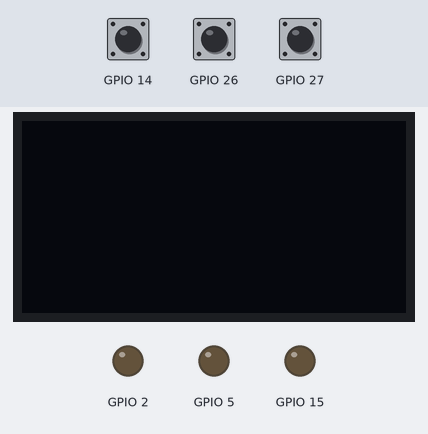
Bench run of a sketch on a simulated ESP32. Parts: 128×64 one-colour display, output pins drawn as LEDs (lit = HIGH). The test bench sets the inputs (shaded band); at power-on: GPIO 14 HIGH, GPIO 27 HIGH, GPIO 26 HIGH. Random numbers use the default seed unless the sketch sets one.

Above: at 1.2 s.
1.3 s: GPIO 14 pulled LOW for 0.15 s
At 1.85 s:
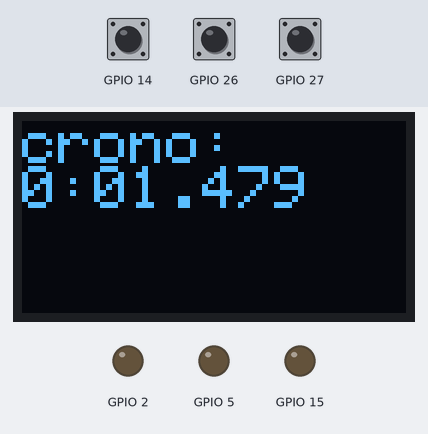
2.0 s: GPIO 27 pulled LOW for 0.15 s
At 2.38 s:
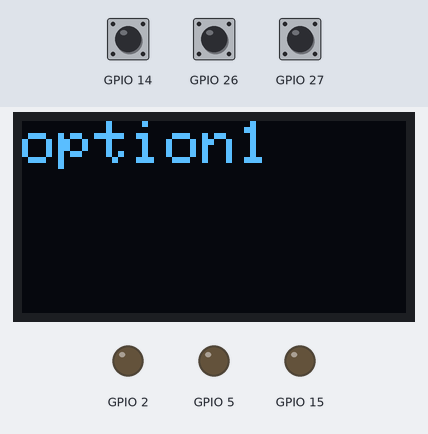
2.7 s: GPIO 14 pulled LOW for 1 s
At 3.49 s:
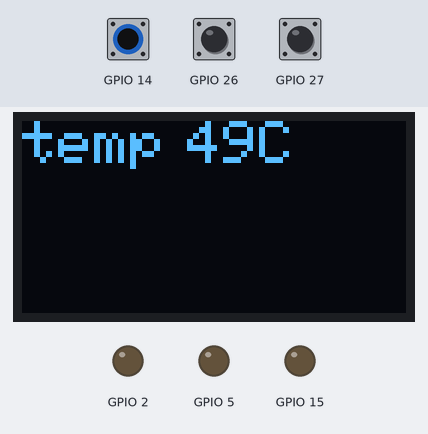
4.3 s: GPIO 26 pulled LOW for 0.15 s
At 4.66 s:
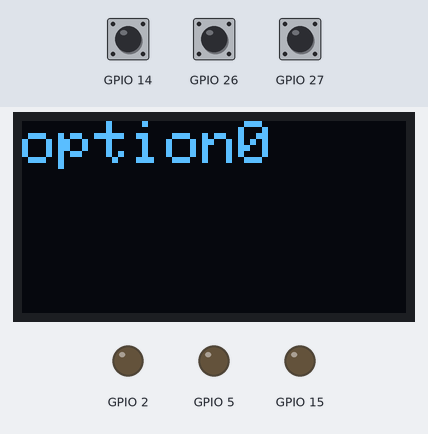
5.0 s: GPIO 26 pulled LOW for 1 s
6.6 s: GPIO 27 pulled LOW for 1 s
At 7.59 s:
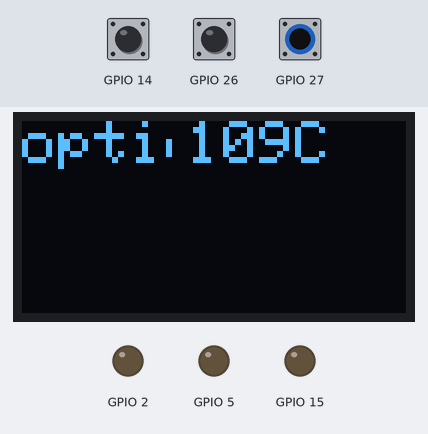
Timing chart, 0 to 9.2 s (numbered marks = the images above; inputs shaded):
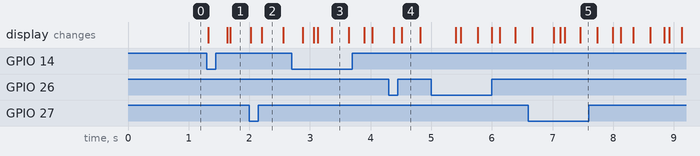

Measured:
- after the input at 1.3 s, the display: first changes at once (image 1 shows a later state)

The sketch:

menu_SmartG.ino
```cpp
#include "Menu.h"
#include "pantalla.h"

Menu menu;
Pantalla pantalla;
  volatile unsigned long b ;
  volatile unsigned long lastTime = 0;
  volatile boolean bUp,bDown,bEnter;
  volatile boolean enter_esc;
  volatile boolean bOption0= true;
  volatile boolean bOption1 = true;
  volatile boolean bOption2 = true;
  volatile boolean bTime, bTemp,bHora    = false;
  unsigned long startTime   = 0;

  hw_timer_t *timer = NULL;
  hw_timer_t *timer1 = NULL;
  hw_timer_t *timer2 = NULL;

void setup() {


   Serial.begin(115200);

  pantalla.begin();

  menu.begin(pantalla);

  menu.addItem("option0",option0);// put your setup code here, to run once:
  menu.addItem("option1",option1);
  menu.addItem("option2",option2);

  pinMode(15,OUTPUT);
  pinMode(2,OUTPUT);
  pinMode(5,OUTPUT);

  pinMode(14,INPUT_PULLUP);
  pinMode(27,INPUT_PULLUP);
  pinMode(26,INPUT_PULLUP);

  attachInterrupt(14,enter,FALLING);
  attachInterrupt(27,up,FALLING);
  attachInterrupt(26,down,FALLING);

  bUp = bDown=bEnter=false;

  timer = timerBegin(0,80,true);
  timerAttachInterrupt(timer,blink,true);
  timerAlarmWrite(timer,1000000,true);
  timerAlarmEnable(timer);

  timerRestart(timer);
  timerStart(timer);
  timerStop(timer);

  timer1 = timerBegin(1,80,true);
  timerAttachInterrupt(timer1,temp,true);
  timerAlarmWrite(timer1,100000,true);
  timerAlarmEnable(timer1);

  timerRestart(timer1);
  timerStart(timer1);
  timerStop(timer1);

  timer2 = timerBegin(2,80,true);
  timerAttachInterrupt(timer2,hours,true);
  timerAlarmWrite(timer2,10000,true);
  timerAlarmEnable(timer2);

  timerRestart(timer2);
  timerStart(timer2);
  timerStop(timer2);

 }


void ARDUINO_ISR_ATTR blink ()
{
  bTime = true;
}

void ARDUINO_ISR_ATTR temp ()
{
  bTemp = true;
}

void ARDUINO_ISR_ATTR hours ()
{
  bHora = true;
}


void loop() {


  if(bTime){

    pantalla.Refrescar();
    runStopwatchOnOLED();

    bTime = false;
  }

  if(bTemp){

    temperatura();
    pantalla.Refrescar();


    bTemp = false;
  }

  if(bHora){

    pantalla.Refrescar();
    mostrarHoraAleatoria();

    bHora= false;
  }

  if(bUp){
  pantalla.Borrar();
  pantalla.Refrescar();
    menu.up();
    bUp = false;
   }

   if(bDown){
   pantalla.Borrar();
   pantalla.Refrescar();
    menu.down();
    bDown = false;
   }

   if(bEnter){
    menu.enter();
    bEnter = false;
   }

}

void ARDUINO_ISR_ATTR enter(){

  if((millis()-lastTime)>300){
  bEnter = true;
  lastTime = millis();
   }
  }

void ARDUINO_ISR_ATTR  up(){
if((millis()-lastTime)>300){
  bUp = true;
  lastTime = millis();
   }
  }

void ARDUINO_ISR_ATTR  down(){
if((millis()-lastTime)>300){
  bDown = true;
  lastTime = millis();
    }
  }

void option0()
{

  if(bOption0){
  timerRestart(timer);
  timerStart(timer);
  blink();
  pantalla.Borrar();
  pantalla.setCursor(0, 0);
  pantalla.print("crono:");
  }else{
  timerStop(timer);
  }
  bOption0 = !bOption0;


}

void option1()
{
  if(bOption1){
  timerRestart(timer1);
  timerStart(timer1);
  temp();
  pantalla.Borrar();
  pantalla.setCursor(0, 0);
  pantalla.print("temp:");
  }else{
  timerStop(timer1);
  }
  bOption1 = !bOption1;

}


void option2(){

  if(bOption2){
  timerRestart(timer2);
  timerStart(timer2);
  hours();
  pantalla.Borrar();
  pantalla.setCursor(0, 0);
  pantalla.print("Hora:");
  }else{
  timerStop(timer2);
  }
  bOption2 = !bOption2;

}

void mostrarHoraAleatoria()
{
  uint8_t horas = random(0, 24);
  uint8_t minutos = random(0, 60);
  uint8_t segundos = random(0, 60);

  pantalla.setCursor(50, 0);
  pantalla.print("       ");
  (horas < 10) ? pantalla.print("0") : 0;
  pantalla.setCursor(55, 0);
  pantalla.print(horas);
  pantalla.print(":");
  (minutos < 10) ? pantalla.print("0") : 0;
  pantalla.print(minutos);

  pantalla.Borrar();
}

void temperatura()
{
  uint8_t grados  = random(0, 240);

  pantalla.setCursor(50, 0);
  pantalla.print("       ");
  pantalla.setCursor(55, 0);
  pantalla.print(grados);
  pantalla.print("C");
  //pantalla.Refrescar();

}


void runStopwatchOnOLED() {


  unsigned long elapsedTime = millis() - startTime;
  unsigned long minutes = elapsedTime / (60 * 1000);
  unsigned long seconds = (elapsedTime / 1000) % 60;
  unsigned long milliseconds = elapsedTime % 1000;

  pantalla.setCursor(0, 15);
  pantalla.print(minutes);
  pantalla.print(":");
  if (seconds < 10) pantalla.print("0");
  pantalla.print(seconds);
  pantalla.print(".");
  if (milliseconds < 100) pantalla.print("0");
  if (milliseconds < 10) pantalla.print("0");
  pantalla.print(milliseconds);
  pantalla.Borrar();
}

void startTimer() {
  startTime = millis();
}

void stopTimer() {
  startTime = 0;
}
```

Menu.cpp
```cpp
#include "Menu.h"

 MenuItem::MenuItem (const char* text,fptr callback):

  text(text),
  callback(callback)

  {


}

  const char* MenuItem::getText(){

       return text;

  }


  fptr MenuItem::getcallback(){

   return callback;

  }


Menu::Menu(){
 index = 0;
  n_items = 0;
  MenuStream = NULL;
}

void Menu::begin(Stream &s)
{
  MenuStream = &s;
}


void Menu::addItem(const char* text,fptr callback){

if(n_items < 10)
  items[n_items] = new MenuItem(text,callback);
   n_items++;
}

void Menu::up(){

  if(index < n_items-1){
     index++;
 MenuStream->println(items[index]->getText());

  }
}

void Menu::down(){

  if(index > 0){
    index--;
  MenuStream->println(items[index]->getText());

  }
}

void Menu::enter(){

  fptr callback = items[index]-> getcallback();
  if(callback != NULL) callback();

}
```

Menu.h
```cpp
#include <Arduino.h>
#include <WString.h>

 typedef void (*fptr)(void);

class MenuItem {
  private:
  const char* text;
  fptr callback;
  public:
  MenuItem (const char* text,fptr callback);
  const char* getText();
  fptr getcallback();
};

class Menu {
  private:

  uint8_t index;
  uint8_t n_items;

  MenuItem* items[10];
  Stream *MenuStream;

  public:
  Menu();
  void begin(Stream &s);
  void addItem(const char* text,fptr callback);
  void up();
  void down();
  void enter();
};
```

pantalla.cpp
```cpp
#include "pantalla.h"
#include <Wire.h>
#include <SPI.h>
#include <Adafruit_GFX.h>
#include <Adafruit_SSD1306.h>


#define ANCHO_PANTALLA 128
#define ALTO_PANTALLA 64
#define OLED_RESET     -1

 Adafruit_SSD1306 display(ANCHO_PANTALLA, ALTO_PANTALLA, &Wire, OLED_RESET);

void Pantalla::begin(){


       if(!display.begin(SSD1306_SWITCHCAPVCC,0X3C)) {
       Serial.println(F("No se pudo iniciar la pantalla OLED"));
      return;
     }

  display.setTextColor(SSD1306_WHITE);
  display.setTextSize(2);

  display.clearDisplay();
  display.display();


    }

    size_t Pantalla::write(uint8_t data){
      display.write(data);
      display.display();

      return 1;
    }

    void Pantalla::Borrar()
    {
        display.clearDisplay();
    }

    void Pantalla::Refrescar()
    {
        display.setCursor(0, 0);
        display.display();
    }


    void Pantalla::setCursor(int16_t x, int16_t y)
    {
      display.fillRect(x, y, ANCHO_PANTALLA, ALTO_PANTALLA , SSD1306_BLACK);
      display.setCursor(x,y);
    }
```

pantalla.h
```cpp
#include <Arduino.h>

class Pantalla: public Stream {

  private:
  const char* data;

  public:

     int available() {};
     int read() {};
     int peek() {};
     void begin();

     void Borrar();
    void Refrescar();
    void setCursor(int16_t x, int16_t y);

    virtual size_t write(uint8_t data);

};
```
